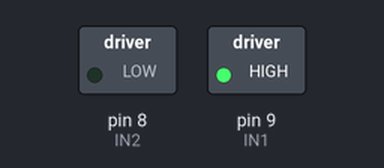
This sketch was run on a simulated Arduino Uno, built with avr-gcc and run on an emulated ATmega328P. Parts: switched loads named in the sketch (green lamp = pin HIGH).

Above: at 1.5 s.
At 5.0 s:
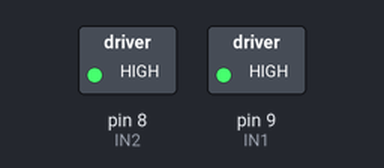
At 8.2 s:
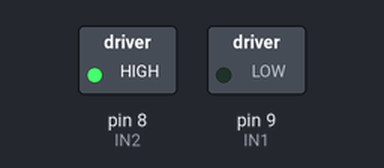
At 11.2 s:
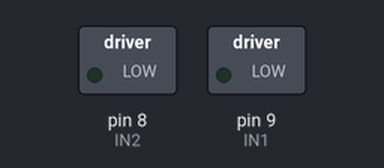
Timing chart, 0 to 16.9 s (numbered marks = the images above):
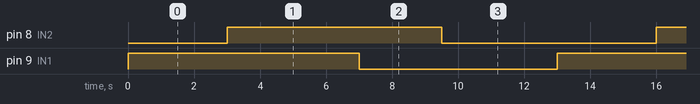

Measured:
- by itself, pin 8 (IN2): alternates HIGH for 6.5 s and LOW for 6.5 s
- by itself, pin 9 (IN1): alternates HIGH for 7.0 s and LOW for 6.0 s
- by itself, everything shown: repeats every 13.0 s, in 4 steps

The sketch:

Aula07_ex01.ino
```cpp
// Início do sketch
// Pinos de controle motor A
const int IN1 = 9;
const int IN2 = 8;

void setup(){
// Declara pinos IN1 e IN2 como saída
pinMode(IN1,OUTPUT);
pinMode(IN2,OUTPUT);
}
void loop(){
  // Sentido horario
  digitalWrite(IN1,HIGH);
  digitalWrite(IN2,LOW);
  // Aguarda 3s
  delay(3000);

  // freio
  digitalWrite(IN1,HIGH);
  digitalWrite(IN2,HIGH);
  // Aguarda 4s
  delay (4000);

  // Sentido antihorario
  digitalWrite(IN1,LOW);
  digitalWrite(IN2,HIGH);
  // Aguarda 2,5s
  delay(2500);

  // desligado
  digitalWrite(IN1,LOW);
  digitalWrite(IN2,LOW);
  // Aguarda 3,5s
  delay (3500);

} // fim da função de loop e programa
```
